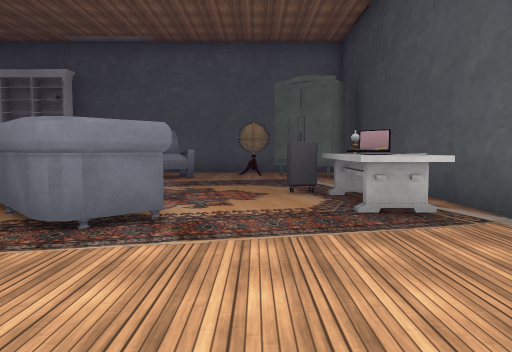
[1] (above)

17 first-person views from a walk through a 3-D level made in the Unity game engine. The camera is 1.4 m above the floor, tilts 4° down and sees 70° across. The floor is counted in squares, 2 m on a side. Each view is taken from the middle of a square. On the plan, view 1 faces up. The plan holds only what a view shows up to about 11 squares ahead; the rest is blank. The place goes on beyond the plan. The player character is not drawn. Some surface patterns are stand-ins.

[2]
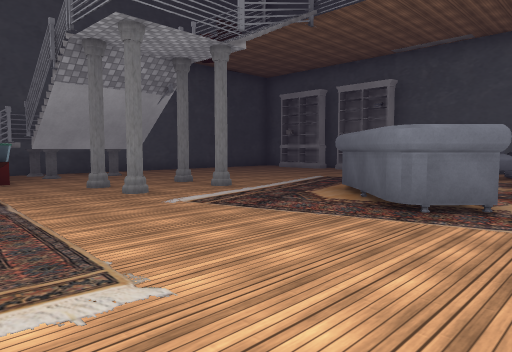

[3]
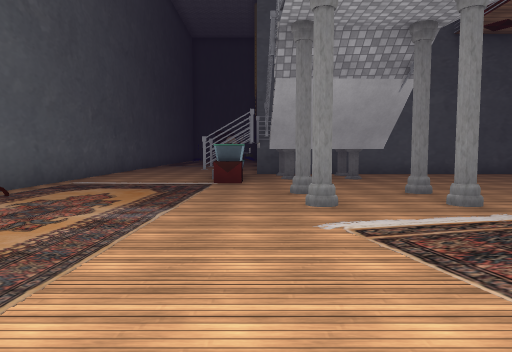

[4]
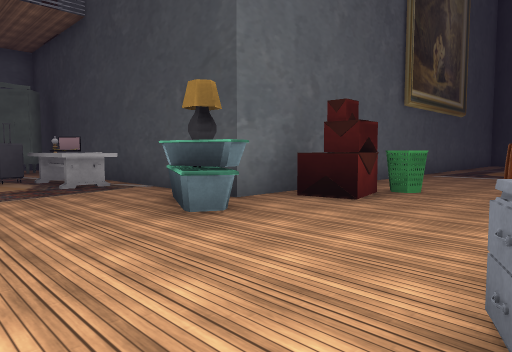

[5]
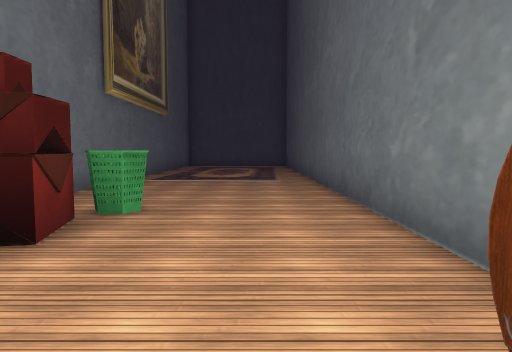

[6]
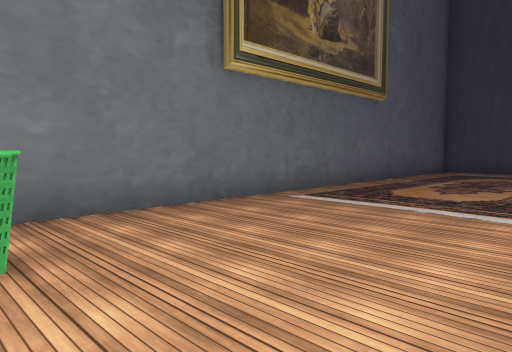

[7]
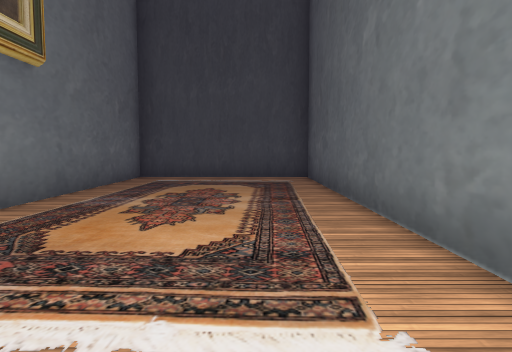

[8]
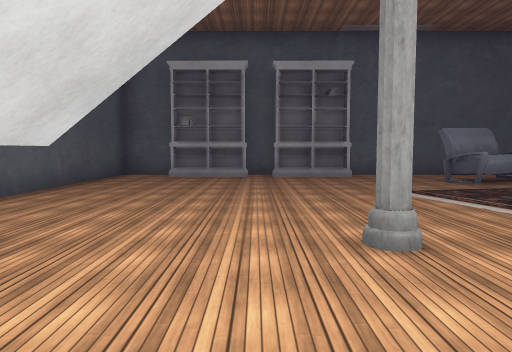

[9]
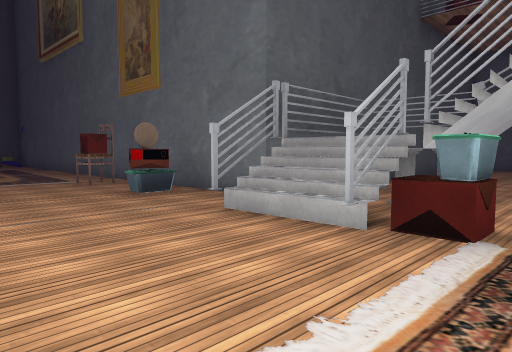

[10]
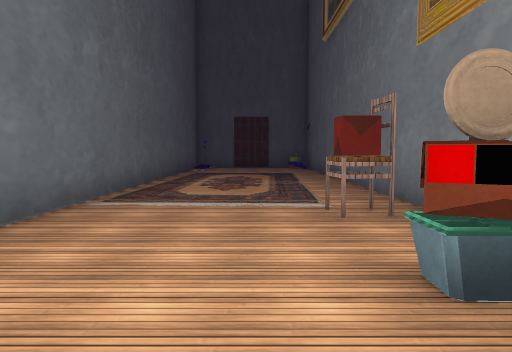

[11]
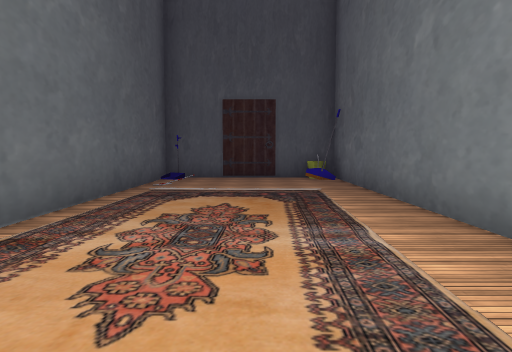

[12]
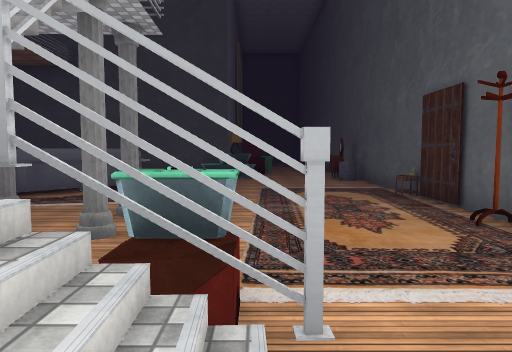

[13]
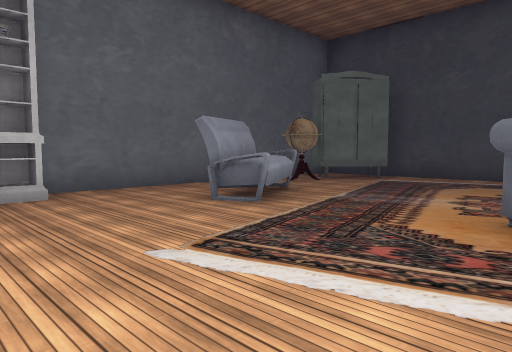

[14]
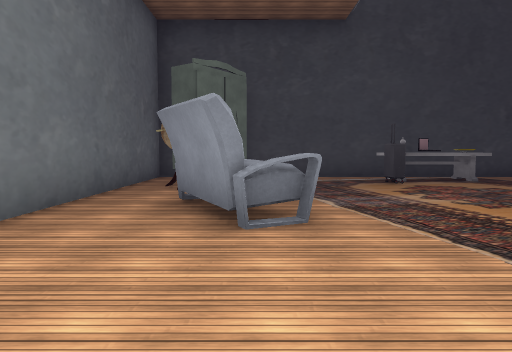

[15]
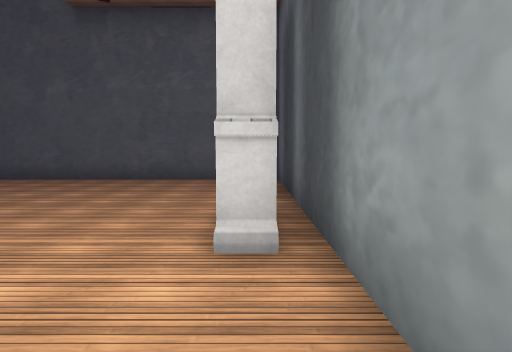

[16]
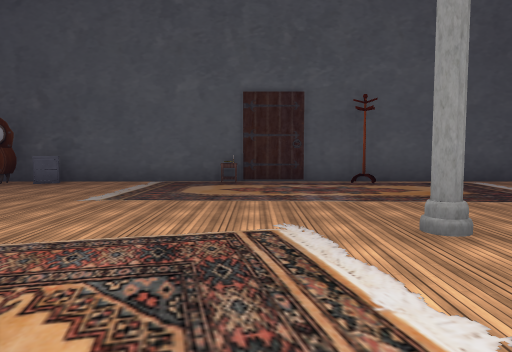

[17]
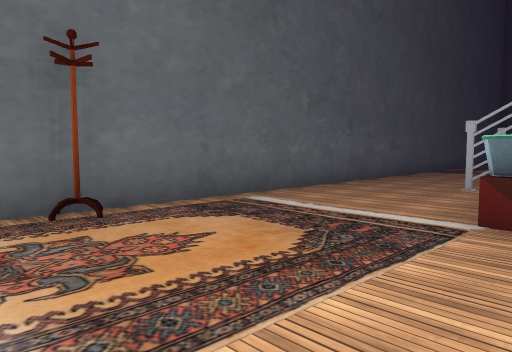

### Floor plan
Points are (right, up) in squares from view 1. A wall is a line through its corners. A room is listed if a view was taken in it or the views show most of it. See-through windows are left out.
Room 1 (views 1, 2, 3, 4, 5, 6, 7, 8, 9, 10, 11, 12, 13, 14, 15, 16, 17)
walls: (-9.5, 3.8) (-11.3, 3.6); (0.5, 6.1) (1, 6.2); (-9.7, -0.4) (-9.7, 1) (-9.6, 0.2); (1, 6) (0.5, 5.9); (-11.4, 1.2) (-11.4, -0.1); (2.9, -3.4) (17.6, -3.4) (17.6, 1.1) (2.6, 1.1) (2.6, 11.5) (-11.8, 11.5) (-11.8, 1.1) (-13.5, 1.1); (-14.5, 1.1) (-25.6, 1.1); (-26.6, 1.1) (-26.6, -3.4) (-0.8, -3.4)
low walls: (-9.5, 2) (-9.5, 1.5); (-9.6, 0.2) (-10.3, 0.2); (-9.6, 0) (-10.6, -0.1)
objects: other object (-26, -3); other object (-16, 0); other object (-14, 0); other object (-11, 2); other object (-11, 3); other object (-10, 11) to (-9, 11); other object (-9, 0); other object (-8, 0); other object (-7, 2); other object (-7, 4); other object (-7, 11) to (-6, 11); other object (-6, -3); other object (-6, 2); other object (-6, 4); other object (-4, -3); other object (-3, -3); other object (-3, 3) to (-1, 5); other object (-3, 9) to (-2, 10); other object (-2, -3); other object (0, -3); other object (0, 10); other object (1, -3) to (2, -3); other object (1, 4); other object (1, 5) to (2, 5); other object (1, 10) to (2, 10); other object (2, 0); other object (2, 1); other object (2, 2); other object (2, 4); other object (4, 0); other object (5, 0)

Where each view was taken, in squares from view 1:
view 1: 0 up, 0 right, facing up
view 2: 1 down, 0 right, facing up-left
view 3: 1 up, 1 left, facing left
view 4: 3 down, 1 left, facing up-right
view 5: 2 down, 1 right, facing right
view 6: 3 down, 5 right, facing up-right
view 7: 2 down, 8 right, facing right
view 8: 1 up, 8 left, facing up
view 9: 3 down, 8 left, facing up-left
view 10: 1 down, 12 left, facing left
view 11: 1 down, 17 left, facing left
view 12: 0 up, 11 left, facing right
view 13: 5 up, 7 left, facing up-right
view 14: 9 up, 7 left, facing right
view 15: 11 up, 3 left, facing left
view 16: 5 up, 4 left, facing down
view 17: 1 up, 5 left, facing down-left
